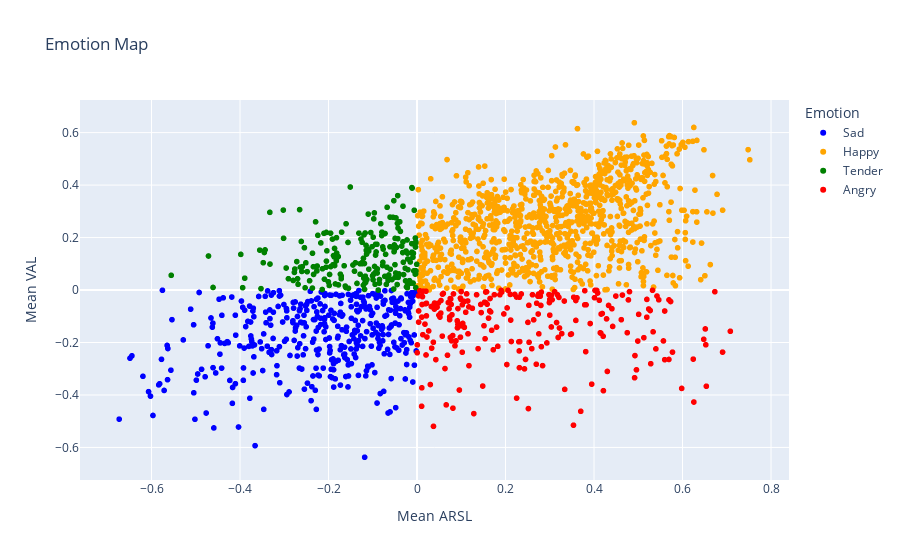

The cell this chart's notebook holds for it:
### Code cell
import matplotlib.pyplot as plt
import seaborn as sns
import plotly.express as px

color_map = {'Sad': 'blue', 'Angry': 'red', 'Tender': 'green', 'Happy': 'orange'}

hover_data = {
    'song_id': True,
    'mean_arsl': False,
    'mean_val': False,
    'Emotion': True
}

# Plotly scatter plot
fig = px.scatter(MEAN_df, x='mean_arsl', y='mean_val', color='Emotion', color_discrete_map=color_map,
                 hover_data=hover_data, title='Emotion Map', labels={'mean_arsl': 'Mean ARSL', 'mean_val': 'Mean VAL'})

# Customize hover label
fig.update_traces(
    hoverlabel=dict(
        bgcolor="white",
        font_size=12,
        font_family="Arial"
    )
)

# Show the plot
fig.show()

### Figure 1 — Plotly figure (JSON) as saved in the notebook; plotly's stock layout.template omitted (floating-point values rounded to 4 significant figures; data arrays with more than 128 entries replaced by an {"elided": "..."} marker saying what was removed)
{"data": [{"customdata": {"elided": "391x2 mixed values"}, "hoverlabel": {"bgcolor": "white", "font": {"family": "Arial", "size": 12}}, "hovertemplate": "Emotion=%{customdata[1]}<br>song_id=%{customdata[0]}<extra></extra>", "legendgroup": "Sad", "marker": {"color": "blue", "symbol": "circle"}, "mode": "markers", "name": "Sad", "showlegend": true, "type": "scattergl", "x": {"elided": "391 float values"}, "xaxis": "x", "y": {"elided": "391 float values"}, "yaxis": "y"}, {"customdata": {"elided": "969x2 mixed values"}, "hoverlabel": {"bgcolor": "white", "font": {"family": "Arial", "size": 12}}, "hovertemplate": "Emotion=%{customdata[1]}<br>song_id=%{customdata[0]}<extra></extra>", "legendgroup": "Happy", "marker": {"color": "orange", "symbol": "circle"}, "mode": "markers", "name": "Happy", "showlegend": true, "type": "scattergl", "x": {"elided": "969 float values"}, "xaxis": "x", "y": {"elided": "969 float values"}, "yaxis": "y"}, {"customdata": {"elided": "213x2 mixed values"}, "hoverlabel": {"bgcolor": "white", "font": {"family": "Arial", "size": 12}}, "hovertemplate": "Emotion=%{customdata[1]}<br>song_id=%{customdata[0]}<extra></extra>", "legendgroup": "Tender", "marker": {"color": "green", "symbol": "circle"}, "mode": "markers", "name": "Tender", "showlegend": true, "type": "scattergl", "x": {"elided": "213 float values"}, "xaxis": "x", "y": {"elided": "213 float values"}, "yaxis": "y"}, {"customdata": {"elided": "229x2 mixed values"}, "hoverlabel": {"bgcolor": "white", "font": {"family": "Arial", "size": 12}}, "hovertemplate": "Emotion=%{customdata[1]}<br>song_id=%{customdata[0]}<extra></extra>", "legendgroup": "Angry", "marker": {"color": "red", "symbol": "circle"}, "mode": "markers", "name": "Angry", "showlegend": true, "type": "scattergl", "x": {"elided": "229 float values"}, "xaxis": "x", "y": {"elided": "229 float values"}, "yaxis": "y"}], "layout": {"legend": {"title": {"text": "Emotion"}, "tracegroupgap": 0}, "title": {"text": "Emotion Map"}, "xaxis": {"anchor": "y", "domain": [0, 1], "title": {"text": "Mean ARSL"}}, "yaxis": {"anchor": "x", "domain": [0, 1], "title": {"text": "Mean VAL"}}}}
